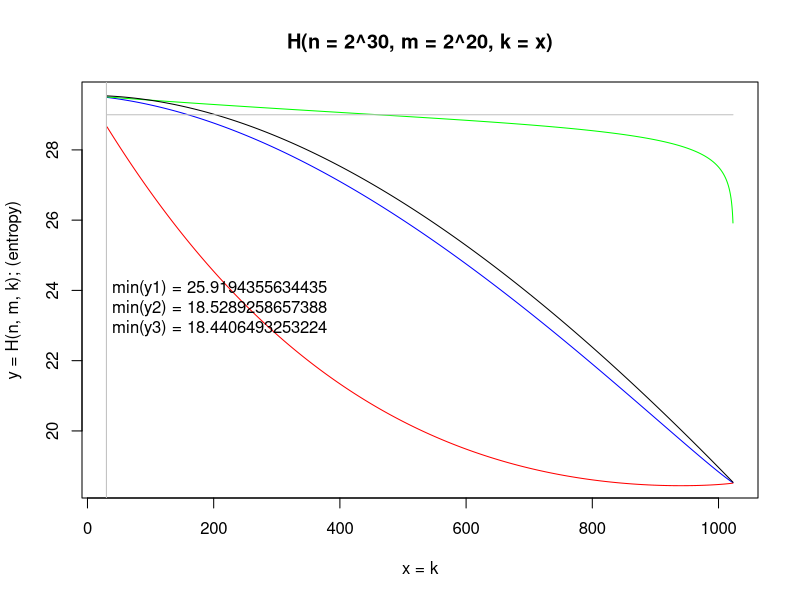

Source code (R):
H1 = function(n, m, k)
	return (log2(d)*((n-m)/m-((n-m)/n)^D*(n/m+D-1)+D*((n-m)/n)^D*(1-((n-m)/n)^(k-D)))+((n-m)/n)^k*log2(n-k*m));
H2 = function(n, m, k)
	return (log2(d)*((n-m)/m-((n-m)/n)^D*(n/m+D-1)+D*((n-m)/n)^D*(1-((n-m)/n)^(k-D)))+((n-k*m)/n)*log2(n-k*m));
H3 = function(n, m, k)
	return (log2(d)*((n-m)/m-((n-m)/n)^D*(n/m+D-1)+D*((n-m)/n)^D*(1-((n-m)/n)^(k-D)))+((n-m)/n)^(k-1)*((n-k*m)/n)*log2(n-k*m));

H0 = function(n, m, k)
	return (log2(d)*((n-m)/m-((n-m)/n)^D*(n/m+D-1)+D*((n-m)/n)^D*(1-((n-m)/n)^(k-D)))+
		+(n-k*m)/n*log2(n));

n = 2^30;
m = 2^20;
d = 2;
D = log2(n)/log2(d);
SEG = 10000;
x = (D+1)+c(0:(SEG-1))*(n/m-2-D)/SEG;
y1 = H1(n, m, x);
y2 = H2(n, m, x);
y3 = H3(n, m, x);
y0 = H0(n, m, x);

legendStr = paste("min(y1) =", as.character(min(y1)), "\nmin(y2) =", as.character(min(y2)), "\nmin(y3) =", as.character(min(y3)));
title = paste("H(n = 2^", as.character(log2(n)), ", m = 2^", as.character(log2(m)), ", k = x)", sep="");
xlabStr = "x = k";
ylabStr = "y = H(n, m, k); (entropy)"

plot(x, y2, col="blue", type="l", main=title, xlab=xlabStr, ylab=ylabStr);
lines(x, y3, col="red");
lines(x, y1, col="green");
lines(x, y0, col="black");

lines(x, rep(29, SEG)	, col="grey");
lines(c(D, D), c(D, 0), col="grey");

legend("left", legendStr, bty="n");




